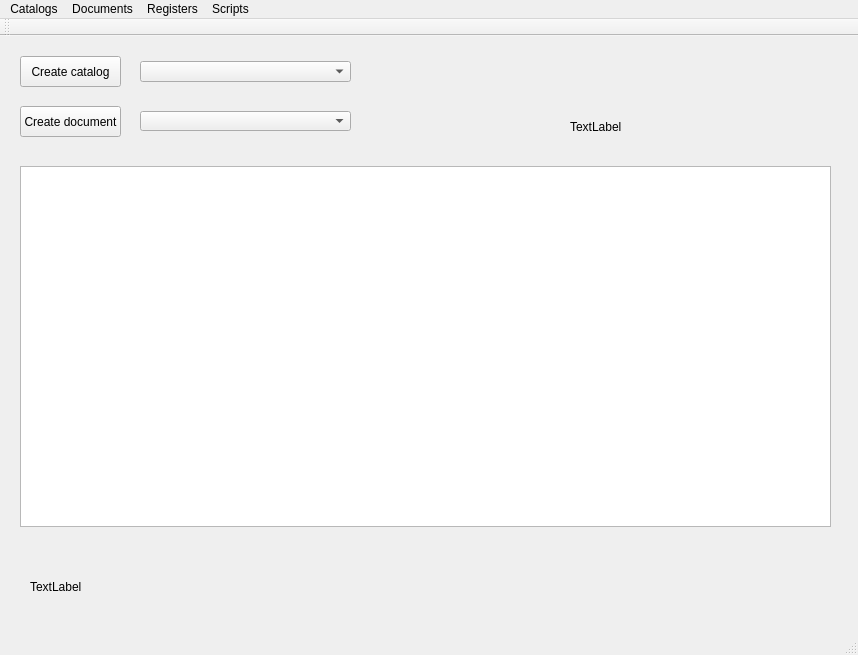
<?xml version="1.0" encoding="UTF-8"?>
<ui version="4.0">
 <class>MainWindow</class>
 <widget class="QMainWindow" name="MainWindow">
  <property name="geometry">
   <rect>
    <x>0</x>
    <y>0</y>
    <width>858</width>
    <height>655</height>
   </rect>
  </property>
  <property name="windowTitle">
   <string>ProofConcept</string>
  </property>
  <property name="layoutDirection">
   <enum>Qt::LeftToRight</enum>
  </property>
  <property name="autoFillBackground">
   <bool>false</bool>
  </property>
  <widget class="QWidget" name="centralWidget">
   <widget class="QPushButton" name="buttonCreateDocument">
    <property name="geometry">
     <rect>
      <x>20</x>
      <y>70</y>
      <width>101</width>
      <height>31</height>
     </rect>
    </property>
    <property name="text">
     <string>Create document</string>
    </property>
   </widget>
   <widget class="QTableView" name="tableView">
    <property name="geometry">
     <rect>
      <x>20</x>
      <y>130</y>
      <width>811</width>
      <height>361</height>
     </rect>
    </property>
   </widget>
   <widget class="QPushButton" name="buttonCreateCatalog">
    <property name="geometry">
     <rect>
      <x>20</x>
      <y>20</y>
      <width>101</width>
      <height>31</height>
     </rect>
    </property>
    <property name="text">
     <string>Create catalog</string>
    </property>
   </widget>
   <widget class="QComboBox" name="comboBoxCatalogs">
    <property name="geometry">
     <rect>
      <x>140</x>
      <y>25</y>
      <width>211</width>
      <height>21</height>
     </rect>
    </property>
    <property name="sizeAdjustPolicy">
     <enum>QComboBox::AdjustToContentsOnFirstShow</enum>
    </property>
   </widget>
   <widget class="QComboBox" name="comboBoxDocuments">
    <property name="geometry">
     <rect>
      <x>140</x>
      <y>75</y>
      <width>211</width>
      <height>20</height>
     </rect>
    </property>
   </widget>
   <widget class="QLabel" name="labelConnection">
    <property name="geometry">
     <rect>
      <x>30</x>
      <y>530</y>
      <width>281</width>
      <height>41</height>
     </rect>
    </property>
    <property name="text">
     <string>TextLabel</string>
    </property>
   </widget>
   <widget class="QLabel" name="labelName">
    <property name="geometry">
     <rect>
      <x>570</x>
      <y>70</y>
      <width>231</width>
      <height>41</height>
     </rect>
    </property>
    <property name="text">
     <string>TextLabel</string>
    </property>
   </widget>
  </widget>
  <widget class="QMenuBar" name="menuBar">
   <property name="geometry">
    <rect>
     <x>0</x>
     <y>0</y>
     <width>858</width>
     <height>21</height>
    </rect>
   </property>
   <widget class="QMenu" name="menuDocuments">
    <property name="title">
     <string>Documents</string>
    </property>
   </widget>
   <widget class="QMenu" name="menuRegisters">
    <property name="title">
     <string>Registers</string>
    </property>
   </widget>
   <widget class="QMenu" name="menuScripts">
    <property name="title">
     <string>Scripts</string>
    </property>
    <widget class="QMenu" name="menuGlobal_modules">
     <property name="title">
      <string>Global modules</string>
     </property>
    </widget>
    <widget class="QMenu" name="menuObject_modules">
     <property name="title">
      <string>Object modules</string>
     </property>
    </widget>
    <widget class="QMenu" name="menuForm_modules">
     <property name="title">
      <string>Form modules</string>
     </property>
    </widget>
    <addaction name="menuGlobal_modules"/>
    <addaction name="menuObject_modules"/>
    <addaction name="menuForm_modules"/>
   </widget>
   <widget class="QMenu" name="menuCatalogs">
    <property name="title">
     <string>Catalogs</string>
    </property>
   </widget>
   <addaction name="menuCatalogs"/>
   <addaction name="menuDocuments"/>
   <addaction name="menuRegisters"/>
   <addaction name="menuScripts"/>
  </widget>
  <widget class="QToolBar" name="mainToolBar">
   <attribute name="toolBarArea">
    <enum>TopToolBarArea</enum>
   </attribute>
   <attribute name="toolBarBreak">
    <bool>false</bool>
   </attribute>
  </widget>
  <widget class="QStatusBar" name="statusBar"/>
  <action name="actionCurrency_exchange">
   <property name="text">
    <string>Currency exchange</string>
   </property>
  </action>
  <action name="actionRecords_of_currency_exchange">
   <property name="text">
    <string>Records of currency exchange</string>
   </property>
  </action>
  <action name="actionS">
   <property name="text">
    <string>sв</string>
   </property>
  </action>
  <action name="actionConversion">
   <property name="text">
    <string>Conversion</string>
   </property>
  </action>
  <action name="actionCurrency_exchange_2">
   <property name="text">
    <string>Currency exchange</string>
   </property>
  </action>
  <action name="actionCurrecny_exchange">
   <property name="text">
    <string>Currecny exchange</string>
   </property>
  </action>
  <action name="actionLog_iles">
   <property name="text">
    <string>Log-files</string>
   </property>
  </action>
 </widget>
 <layoutdefault spacing="6" margin="11"/>
 <resources/>
 <connections/>
</ui>
